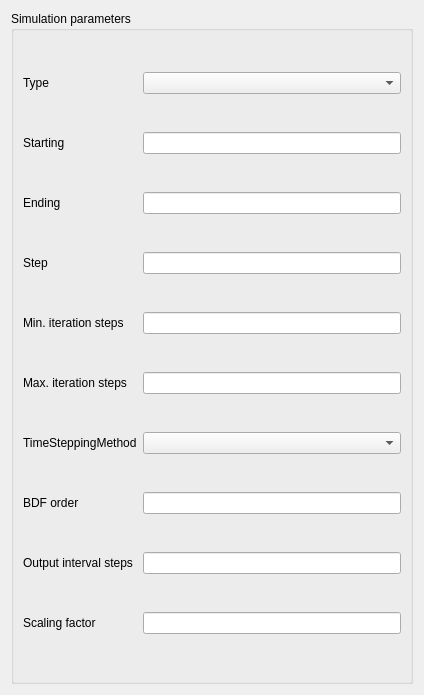
<?xml version="1.0" encoding="UTF-8"?>
<ui version="4.0">
 <class>MySimIIGui::SolverSettings</class>
 <widget class="QWidget" name="MySimIIGui::SolverSettings">
  <property name="geometry">
   <rect>
    <x>0</x>
    <y>0</y>
    <width>424</width>
    <height>695</height>
   </rect>
  </property>
  <property name="minimumSize">
   <size>
    <width>0</width>
    <height>0</height>
   </size>
  </property>
  <property name="sizeIncrement">
   <size>
    <width>0</width>
    <height>0</height>
   </size>
  </property>
  <property name="baseSize">
   <size>
    <width>0</width>
    <height>0</height>
   </size>
  </property>
  <property name="windowTitle">
   <string>Solver settings</string>
  </property>
  <layout class="QGridLayout" name="gridLayout_3">
   <item row="0" column="0">
    <widget class="QGroupBox" name="groupBox_2">
     <property name="title">
      <string>Simulation parameters</string>
     </property>
     <layout class="QGridLayout" name="gridLayout_2">
      <item row="8" column="0">
       <widget class="QLabel" name="label_5">
        <property name="text">
         <string>Output interval steps</string>
        </property>
       </widget>
      </item>
      <item row="0" column="0">
       <widget class="QLabel" name="label_8">
        <property name="text">
         <string>Type</string>
        </property>
       </widget>
      </item>
      <item row="7" column="1">
       <widget class="QLineEdit" name="lineEdit_BDF_Order"/>
      </item>
      <item row="9" column="1">
       <widget class="QLineEdit" name="lineEdit_ScalFactor"/>
      </item>
      <item row="5" column="1">
       <widget class="QLineEdit" name="lineEdit_MaxIterSteps"/>
      </item>
      <item row="0" column="1">
       <widget class="QComboBox" name="ComboBox_Type"/>
      </item>
      <item row="4" column="0">
       <widget class="QLabel" name="label_9">
        <property name="text">
         <string>Min. iteration steps</string>
        </property>
       </widget>
      </item>
      <item row="3" column="0">
       <widget class="QLabel" name="label_3">
        <property name="text">
         <string>Step</string>
        </property>
       </widget>
      </item>
      <item row="7" column="0">
       <widget class="QLabel" name="label_11">
        <property name="text">
         <string>BDF order </string>
        </property>
       </widget>
      </item>
      <item row="5" column="0">
       <widget class="QLabel" name="label_4">
        <property name="text">
         <string>Max. iteration steps</string>
        </property>
       </widget>
      </item>
      <item row="9" column="0">
       <widget class="QLabel" name="label_7">
        <property name="text">
         <string>Scaling factor</string>
        </property>
       </widget>
      </item>
      <item row="1" column="1">
       <widget class="QLineEdit" name="lineEdit_Starting"/>
      </item>
      <item row="2" column="1">
       <widget class="QLineEdit" name="lineEdit_Ending"/>
      </item>
      <item row="1" column="0">
       <widget class="QLabel" name="label">
        <property name="text">
         <string>Starting</string>
        </property>
       </widget>
      </item>
      <item row="2" column="0">
       <widget class="QLabel" name="label_2">
        <property name="text">
         <string>Ending</string>
        </property>
       </widget>
      </item>
      <item row="6" column="0">
       <widget class="QLabel" name="label_10">
        <property name="text">
         <string>TimeSteppingMethod</string>
        </property>
       </widget>
      </item>
      <item row="3" column="1">
       <widget class="QLineEdit" name="lineEdit_Step"/>
      </item>
      <item row="8" column="1">
       <widget class="QLineEdit" name="lineEdit_OutputSteps"/>
      </item>
      <item row="4" column="1">
       <widget class="QLineEdit" name="lineEdit_MinIterSteps"/>
      </item>
      <item row="6" column="1">
       <widget class="QComboBox" name="ComboBox_TimeSteppingMethod"/>
      </item>
     </layout>
    </widget>
   </item>
  </layout>
 </widget>
 <resources/>
 <connections/>
</ui>
